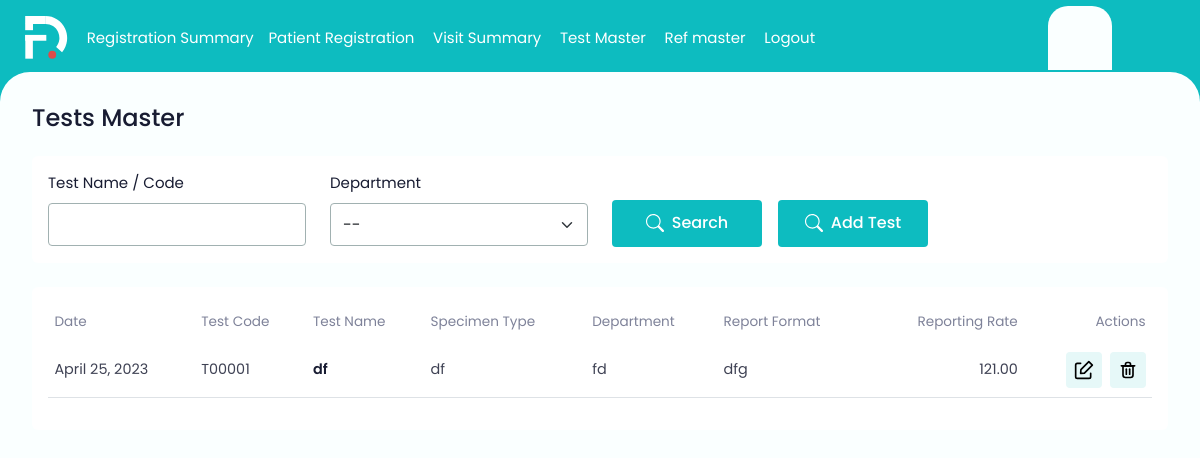
Page /testmaster/ (signed in) on the earlier database version.
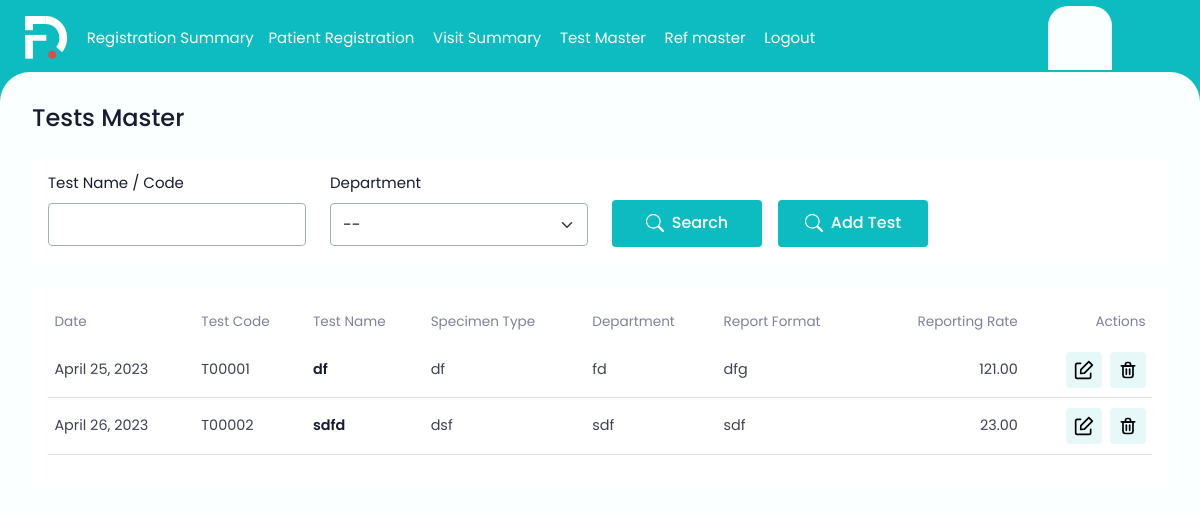
Same page on the later database version.
### ekonapp/models.py (models this page shows, shortened)
class Test(models.Model):
    testid = models.CharField(max_length=255)
    date =  models.DateField(auto_now_add=True)
    name = models.CharField(max_length=100, unique=True)
    specimen_type = models.CharField(max_length=100)
    department = models.CharField(max_length=100)
    report_format = models.CharField(max_length=100)
    reporting_rate = models.DecimalField(max_digits=5, decimal_places=2)

### ekonapp/decorators.py (the view)
    def wrapper(request, *args, **kwargs):
        if not request.user.is_authenticated:
            return redirect('registerlogin')
        elif not Device.objects.filter(user=request.user, is_registered=True).exists():
            return redirect('register_device')
        else:
            return view_func(request, *args, **kwargs)

### ekonapp/views.py (called while the page is built, shortened)
@login_required
@device_required
def testmaster(request):
    testmasters = Test.objects.all()
    departments = Test.objects.values('department').distinct()
    context = {
        'testmasters': testmasters,
        'departments': departments,
    }
    return render(request, 'tests-master.html', context)

### ekonapp/templates/tests-master.html (shortened to what this page needs)
{% extends 'base.html' %}
{% block content %}
  <main>
    <div class="mb-4">
        <h5 class="page-heading">Tests Master</h5>
    </div>
    <div class="auto-scroll">
      <form method="POST" action="{% url 'testmaster' %}">
        <div class="bg-white rounded-2 p-3 mb-4">
          <div class="row">
            <div class="col-md-3">
              <label class="form-label">Test Name / Code</label>
              <input type="text" id="name" name="name" class="form-control">
            </div>
            <div class="col-md-3">
              <label class="form-label">Department</label>
              <select class="form-select" id="department" name="department">
                <option value=""> --</option>
              </select>
            </div>
            <div class="col-md-4 d-flex">
              <button type="submit" class="theme-btn btn-h me-3">
                <svg>
                  <use xlink:href="static/images/iocn.svg#search"></use>
                </svg>
                <span>Search</span>
              </button>
              <a href="{% url 'addtest' %}">
                <button type="button" class="theme-btn btn-h">
                  <svg>
                    <use xlink:href="static/images/iocn.svg#search"></use>
                  </svg>
                  <span>Add Test</span>
                </button>
              </a>
            </div>
          </div>
        </div>
      </form>
      <div class="bg-white rounded-2 p-3">
        <div class="table-responsive">
          <table class="table table-data">
            <thead>
              <tr>
                <th>Date</th>
                <th>Test Code</th>
                <th>Test Name</th>
                <th>Specimen Type</th>
                <th>Department</th>
                <th>Report Format</th>
                <th class="text-end">Reporting Rate</th>
                <th class="text-end">Actions</th>
              </tr>
            </thead>
            <tbody>
              {% for testmaster in testmasters %}
              <tr>
                <td class="text-nowrap">{{ testmaster.date }}</td>
                <td>{{ testmaster.testid }}</td>
                <td class="text-d-blue fw-semibold">{{ testmaster.name }}</td>
                <td>{{ testmaster.specimen_type }}</td>
                <td>{{ testmaster.department }}</td>
                <td>{{ testmaster.report_format }}</td>
                <td class="text-end">{{ testmaster.reporting_rate }}</td>
                <td class="text-end">
                  <div class="d-flex gap-2 justify-content-end">
                    <a href="{% url 'edittest' testmaster.id %}">
                      <button type="button" class="table-btn">
                      </button>
                    </a>
                    <a href="{% url 'deletetest' testmaster.id %}">
                      <button type="button" class="table-btn">
                      </button>
                    </a>
                  </div>
                </td>
              </tr>
              {% endfor %}
            </tbody>
          </table>
        </div>
      </div>
    </div>
  </main>
</body>
</html>
{% endblock %}

Differences in the rows shown:
added Test: date "April 26, 2023", testid "T00002", name "sdfd", specimen_type "dsf", department "sdf", report_format "sdf", reporting_rate "23.00"
